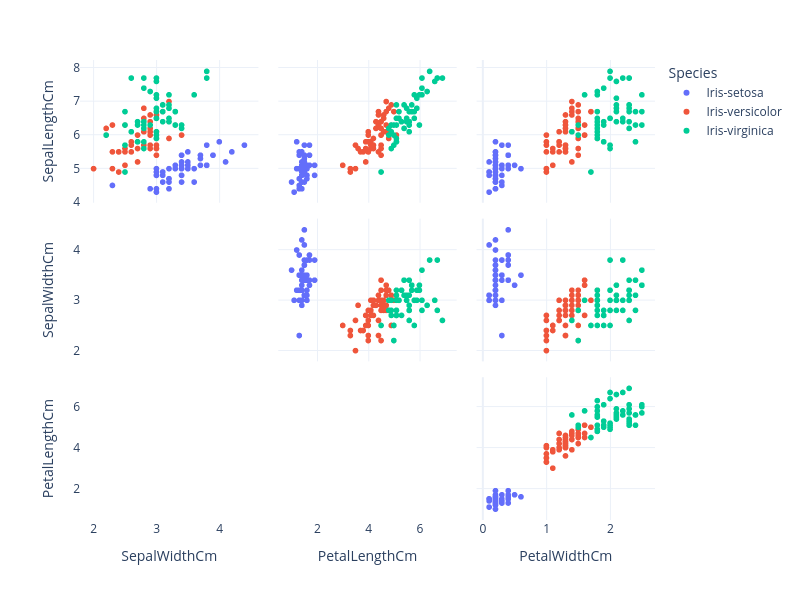

Write notebook code for a chart like this one.
### Code cell
fig = px.scatter_matrix(
    df, color='Species', width=800, height=600,
    dimensions=["SepalLengthCm", "SepalWidthCm", 
                "PetalLengthCm", "PetalWidthCm"]
)
fig.update_traces(diagonal_visible=False, showlowerhalf=False)

### Figure 1 — Plotly figure (JSON) as saved in the notebook; plotly's stock layout.template omitted (floating-point values rounded to 4 significant figures)
{"data": [{"diagonal": {"visible": false}, "dimensions": [{"axis": {"matches": true}, "label": "SepalLengthCm", "values": [5.1, 4.9, 4.7, 4.6, 5.0, 5.4, 4.6, 5.0, 4.4, 4.9, 5.4, 4.8, 4.8, 4.3, 5.8, 5.7, 5.4, 5.1, 5.7, 5.1, 5.4, 5.1, 4.6, 5.1, 4.8, 5.0, 5.0, 5.2, 5.2, 4.7, 4.8, 5.4, 5.2, 5.5, 4.9, 5.0, 5.5, 4.9, 4.4, 5.1, 5.0, 4.5, 4.4, 5.0, 5.1, 4.8, 5.1, 4.6, 5.3, 5.0]}, {"axis": {"matches": true}, "label": "SepalWidthCm", "values": [3.5, 3.0, 3.2, 3.1, 3.6, 3.9, 3.4, 3.4, 2.9, 3.1, 3.7, 3.4, 3.0, 3.0, 4.0, 4.4, 3.9, 3.5, 3.8, 3.8, 3.4, 3.7, 3.6, 3.3, 3.4, 3.0, 3.4, 3.5, 3.4, 3.2, 3.1, 3.4, 4.1, 4.2, 3.1, 3.2, 3.5, 3.1, 3.0, 3.4, 3.5, 2.3, 3.2, 3.5, 3.8, 3.0, 3.8, 3.2, 3.7, 3.3]}, {"axis": {"matches": true}, "label": "PetalLengthCm", "values": [1.4, 1.4, 1.3, 1.5, 1.4, 1.7, 1.4, 1.5, 1.4, 1.5, 1.5, 1.6, 1.4, 1.1, 1.2, 1.5, 1.3, 1.4, 1.7, 1.5, 1.7, 1.5, 1.0, 1.7, 1.9, 1.6, 1.6, 1.5, 1.4, 1.6, 1.6, 1.5, 1.5, 1.4, 1.5, 1.2, 1.3, 1.5, 1.3, 1.5, 1.3, 1.3, 1.3, 1.6, 1.9, 1.4, 1.6, 1.4, 1.5, 1.4]}, {"axis": {"matches": true}, "label": "PetalWidthCm", "values": [0.2, 0.2, 0.2, 0.2, 0.2, 0.4, 0.3, 0.2, 0.2, 0.1, 0.2, 0.2, 0.1, 0.1, 0.2, 0.4, 0.4, 0.3, 0.3, 0.3, 0.2, 0.4, 0.2, 0.5, 0.2, 0.2, 0.4, 0.2, 0.2, 0.2, 0.2, 0.4, 0.1, 0.2, 0.1, 0.2, 0.2, 0.1, 0.2, 0.2, 0.3, 0.3, 0.2, 0.6, 0.4, 0.3, 0.2, 0.2, 0.2, 0.2]}], "hovertemplate": "Species=Iris-setosa<br>%{xaxis.title.text}=%{x}<br>%{yaxis.title.text}=%{y}<extra></extra>", "legendgroup": "Iris-setosa", "marker": {"color": "#636efa", "symbol": "circle"}, "name": "Iris-setosa", "showlegend": true, "showlowerhalf": false, "type": "splom"}, {"diagonal": {"visible": false}, "dimensions": [{"axis": {"matches": true}, "label": "SepalLengthCm", "values": [7.0, 6.4, 6.9, 5.5, 6.5, 5.7, 6.3, 4.9, 6.6, 5.2, 5.0, 5.9, 6.0, 6.1, 5.6, 6.7, 5.6, 5.8, 6.2, 5.6, 5.9, 6.1, 6.3, 6.1, 6.4, 6.6, 6.8, 6.7, 6.0, 5.7, 5.5, 5.5, 5.8, 6.0, 5.4, 6.0, 6.7, 6.3, 5.6, 5.5, 5.5, 6.1, 5.8, 5.0, 5.6, 5.7, 5.7, 6.2, 5.1, 5.7]}, {"axis": {"matches": true}, "label": "SepalWidthCm", "values": [3.2, 3.2, 3.1, 2.3, 2.8, 2.8, 3.3, 2.4, 2.9, 2.7, 2.0, 3.0, 2.2, 2.9, 2.9, 3.1, 3.0, 2.7, 2.2, 2.5, 3.2, 2.8, 2.5, 2.8, 2.9, 3.0, 2.8, 3.0, 2.9, 2.6, 2.4, 2.4, 2.7, 2.7, 3.0, 3.4, 3.1, 2.3, 3.0, 2.5, 2.6, 3.0, 2.6, 2.3, 2.7, 3.0, 2.9, 2.9, 2.5, 2.8]}, {"axis": {"matches": true}, "label": "PetalLengthCm", "values": [4.7, 4.5, 4.9, 4.0, 4.6, 4.5, 4.7, 3.3, 4.6, 3.9, 3.5, 4.2, 4.0, 4.7, 3.6, 4.4, 4.5, 4.1, 4.5, 3.9, 4.8, 4.0, 4.9, 4.7, 4.3, 4.4, 4.8, 5.0, 4.5, 3.5, 3.8, 3.7, 3.9, 5.1, 4.5, 4.5, 4.7, 4.4, 4.1, 4.0, 4.4, 4.6, 4.0, 3.3, 4.2, 4.2, 4.2, 4.3, 3.0, 4.1]}, {"axis": {"matches": true}, "label": "PetalWidthCm", "values": [1.4, 1.5, 1.5, 1.3, 1.5, 1.3, 1.6, 1.0, 1.3, 1.4, 1.0, 1.5, 1.0, 1.4, 1.3, 1.4, 1.5, 1.0, 1.5, 1.1, 1.8, 1.3, 1.5, 1.2, 1.3, 1.4, 1.4, 1.7, 1.5, 1.0, 1.1, 1.0, 1.2, 1.6, 1.5, 1.6, 1.5, 1.3, 1.3, 1.3, 1.2, 1.4, 1.2, 1.0, 1.3, 1.2, 1.3, 1.3, 1.1, 1.3]}], "hovertemplate": "Species=Iris-versicolor<br>%{xaxis.title.text}=%{x}<br>%{yaxis.title.text}=%{y}<extra></extra>", "legendgroup": "Iris-versicolor", "marker": {"color": "#EF553B", "symbol": "circle"}, "name": "Iris-versicolor", "showlegend": true, "showlowerhalf": false, "type": "splom"}, {"diagonal": {"visible": false}, "dimensions": [{"axis": {"matches": true}, "label": "SepalLengthCm", "values": [6.3, 5.8, 7.1, 6.3, 6.5, 7.6, 4.9, 7.3, 6.7, 7.2, 6.5, 6.4, 6.8, 5.7, 5.8, 6.4, 6.5, 7.7, 7.7, 6.0, 6.9, 5.6, 7.7, 6.3, 6.7, 7.2, 6.2, 6.1, 6.4, 7.2, 7.4, 7.9, 6.4, 6.3, 6.1, 7.7, 6.3, 6.4, 6.0, 6.9, 6.7, 6.9, 5.8, 6.8, 6.7, 6.7, 6.3, 6.5, 6.2, 5.9]}, {"axis": {"matches": true}, "label": "SepalWidthCm", "values": [3.3, 2.7, 3.0, 2.9, 3.0, 3.0, 2.5, 2.9, 2.5, 3.6, 3.2, 2.7, 3.0, 2.5, 2.8, 3.2, 3.0, 3.8, 2.6, 2.2, 3.2, 2.8, 2.8, 2.7, 3.3, 3.2, 2.8, 3.0, 2.8, 3.0, 2.8, 3.8, 2.8, 2.8, 2.6, 3.0, 3.4, 3.1, 3.0, 3.1, 3.1, 3.1, 2.7, 3.2, 3.3, 3.0, 2.5, 3.0, 3.4, 3.0]}, {"axis": {"matches": true}, "label": "PetalLengthCm", "values": [6.0, 5.1, 5.9, 5.6, 5.8, 6.6, 4.5, 6.3, 5.8, 6.1, 5.1, 5.3, 5.5, 5.0, 5.1, 5.3, 5.5, 6.7, 6.9, 5.0, 5.7, 4.9, 6.7, 4.9, 5.7, 6.0, 4.8, 4.9, 5.6, 5.8, 6.1, 6.4, 5.6, 5.1, 5.6, 6.1, 5.6, 5.5, 4.8, 5.4, 5.6, 5.1, 5.1, 5.9, 5.7, 5.2, 5.0, 5.2, 5.4, 5.1]}, {"axis": {"matches": true}, "label": "PetalWidthCm", "values": [2.5, 1.9, 2.1, 1.8, 2.2, 2.1, 1.7, 1.8, 1.8, 2.5, 2.0, 1.9, 2.1, 2.0, 2.4, 2.3, 1.8, 2.2, 2.3, 1.5, 2.3, 2.0, 2.0, 1.8, 2.1, 1.8, 1.8, 1.8, 2.1, 1.6, 1.9, 2.0, 2.2, 1.5, 1.4, 2.3, 2.4, 1.8, 1.8, 2.1, 2.4, 2.3, 1.9, 2.3, 2.5, 2.3, 1.9, 2.0, 2.3, 1.8]}], "hovertemplate": "Species=Iris-virginica<br>%{xaxis.title.text}=%{x}<br>%{yaxis.title.text}=%{y}<extra></extra>", "legendgroup": "Iris-virginica", "marker": {"color": "#00cc96", "symbol": "circle"}, "name": "Iris-virginica", "showlegend": true, "showlowerhalf": false, "type": "splom"}], "layout": {"dragmode": "select", "height": 600, "legend": {"title": {"text": "Species"}, "tracegroupgap": 0}, "margin": {"t": 60}, "width": 800}}
